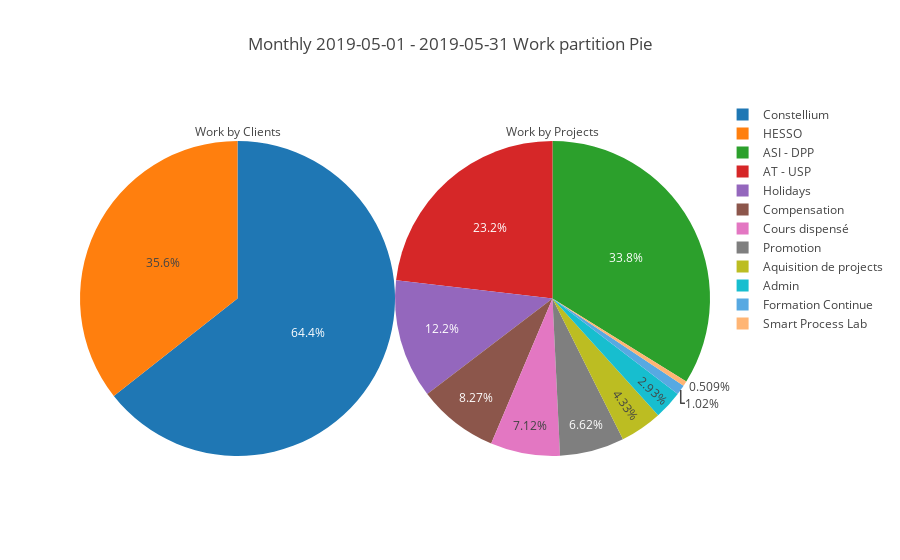

Notebook code cell kept with this figure:
### Markdown cell above
#### Working Hours Pie Chart

### Code cell
title = "Work by Clients"
labels = monthlyTimeEntiresDf['client']
values = monthlyTimeEntiresDf['duration']
trace1 = go.Pie(title=title,
                labels=labels,
                values=values,
                hoverinfo='label+percent+value',
                domain=dict(x=[0,0.5]))

title = "Work by Projects"
labels = monthlyTimeEntiresDf['project']
values = monthlyTimeEntiresDf['duration']
trace2 = go.Pie(title=title,
                labels=labels,
                values=values,
                hoverinfo='label+percent+value',
                domain=dict(x=[0.5,1.0]))

title = "Monthly {} - {} Work partition Pie".format(monthlystartdate.strftime('%Y-%m-%d'), monthlyenddate.strftime('%Y-%m-%d'))
layout = go.Layout(title=title,
                   #annotations=[ann1,ann2],
                   # Hide legend if you want
                   #showlegend=False
                   )

data = [trace1, trace2]
# Create fig with data and layout
fig = go.Figure(data=data,layout=layout)

graphFilename = outputDir + title + '.html'
plot_figure(graphFilename, fig)

### Figure 1 — Plotly figure (JSON) as saved in the notebook; plotly's stock layout.template omitted (floating-point values rounded to 4 significant figures)
{"data": [{"domain": {"x": [0, 0.5]}, "hoverinfo": "label+percent+value", "labels": ["HESSO", "HESSO", "Constellium", "Constellium", "Constellium", "Constellium", "Constellium", "Constellium", "Constellium", "Constellium", "HESSO", "Constellium", "Constellium", "HESSO", "HESSO", "Constellium", "Constellium", "Constellium", "Constellium", "Constellium", "HESSO", "Constellium", "Constellium", "HESSO", "HESSO", "Constellium", "Constellium", "Constellium", "HESSO", "HESSO", "HESSO", "Constellium", "Constellium", "Constellium", "HESSO", "Constellium", "Constellium", "Constellium", "Constellium", "HESSO", "Constellium", "Constellium", "HESSO", "HESSO", "Constellium", "Constellium", "Constellium", "Constellium", "Constellium", "Constellium", "Constellium", "HESSO", "HESSO", "HESSO", "HESSO", "HESSO"], "title": {"text": "Work by Clients"}, "type": "pie", "uid": "261992f8-5e3b-4270-8de7-41898a77ce1c", "values": [7200000000000, 7200000000000, 3600000000000, 10800000000000, 1800000000000, 7200000000000, 7200000000000, 14400000000000, 18000000000000, 12600000000000, 7200000000000, 18000000000000, 3600000000000, 7200000000000, 22500000000000, 14400000000000, 16200000000000, 14400000000000, 3600000000000, 14400000000000, 7200000000000, 10800000000000, 21600000000000, 7200000000000, 3600000000000, 14400000000000, 10800000000000, 10800000000000, 10800000000000, 7200000000000, 10800000000000, 7200000000000, 19800000000000, 14400000000000, 3600000000000, 18000000000000, 10800000000000, 7200000000000, 28800000000000, 18000000000000, 18000000000000, 10800000000000, 3600000000000, 10800000000000, 12600000000000, 18000000000000, 18000000000000, 10800000000000, 3600000000000, 18000000000000, 10800000000000, 2700000000000, 28800000000000, 28800000000000, 28800000000000, 28800000000000]}, {"domain": {"x": [0.5, 1]}, "hoverinfo": "label+percent+value", "labels": ["Cours dispensé", "Compensation", "ASI - DPP", "AT - USP", "ASI - DPP", "Aquisition de projects", "AT - USP", "AT - USP", "Admin", "Aquisition de projects", "Cours dispensé", "AT - USP", "ASI - DPP", "Cours dispensé", "Compensation", "ASI - DPP", "ASI - DPP", "AT - USP", "Smart Process Lab", "ASI - DPP", "Cours dispensé", "ASI - DPP", "ASI - DPP", "Cours dispensé", "Cours dispensé", "ASI - DPP", "ASI - DPP", "Aquisition de projects", "Promotion", "Formation Continue", "Promotion", "ASI - DPP", "ASI - DPP", "ASI - DPP", "Promotion", "ASI - DPP", "ASI - DPP", "AT - USP", "ASI - DPP", "Promotion", "ASI - DPP", "ASI - DPP", "Promotion", "Cours dispensé", "AT - USP", "AT - USP", "AT - USP", "AT - USP", "AT - USP", "AT - USP", "AT - USP", "Admin", "Holidays", "Compensation", "Holidays", "Holidays"], "title": {"text": "Work by Projects"}, "type": "pie", "uid": "b2124b2b-948e-46c6-b53f-4d216451eaf1", "values": [7200000000000, 7200000000000, 3600000000000, 10800000000000, 1800000000000, 7200000000000, 7200000000000, 14400000000000, 18000000000000, 12600000000000, 7200000000000, 18000000000000, 3600000000000, 7200000000000, 22500000000000, 14400000000000, 16200000000000, 14400000000000, 3600000000000, 14400000000000, 7200000000000, 10800000000000, 21600000000000, 7200000000000, 3600000000000, 14400000000000, 10800000000000, 10800000000000, 10800000000000, 7200000000000, 10800000000000, 7200000000000, 19800000000000, 14400000000000, 3600000000000, 18000000000000, 10800000000000, 7200000000000, 28800000000000, 18000000000000, 18000000000000, 10800000000000, 3600000000000, 10800000000000, 12600000000000, 18000000000000, 18000000000000, 10800000000000, 3600000000000, 18000000000000, 10800000000000, 2700000000000, 28800000000000, 28800000000000, 28800000000000, 28800000000000]}], "layout": {"autosize": true, "title": {"text": "Monthly 2019-05-01 - 2019-05-31 Work partition Pie"}}}
